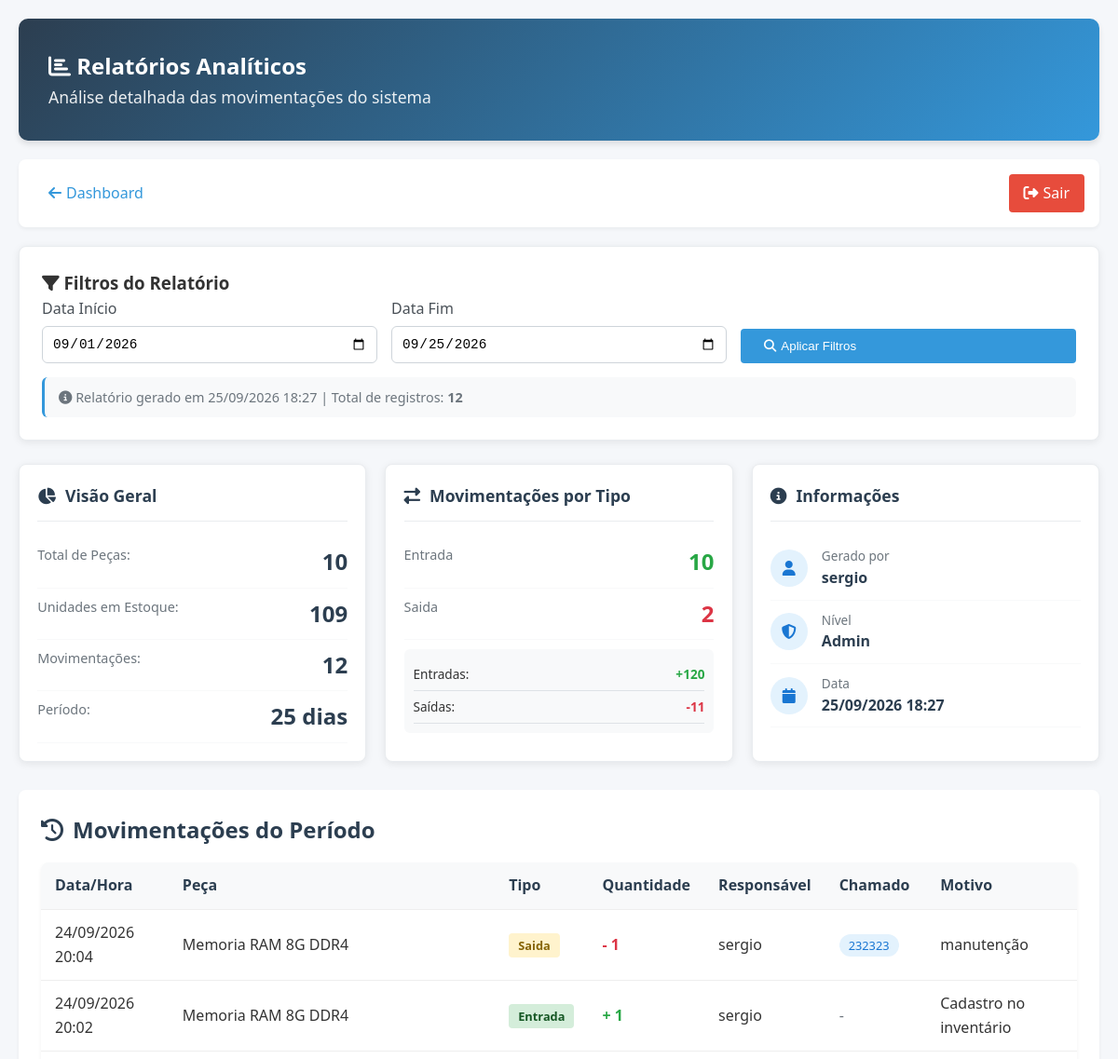
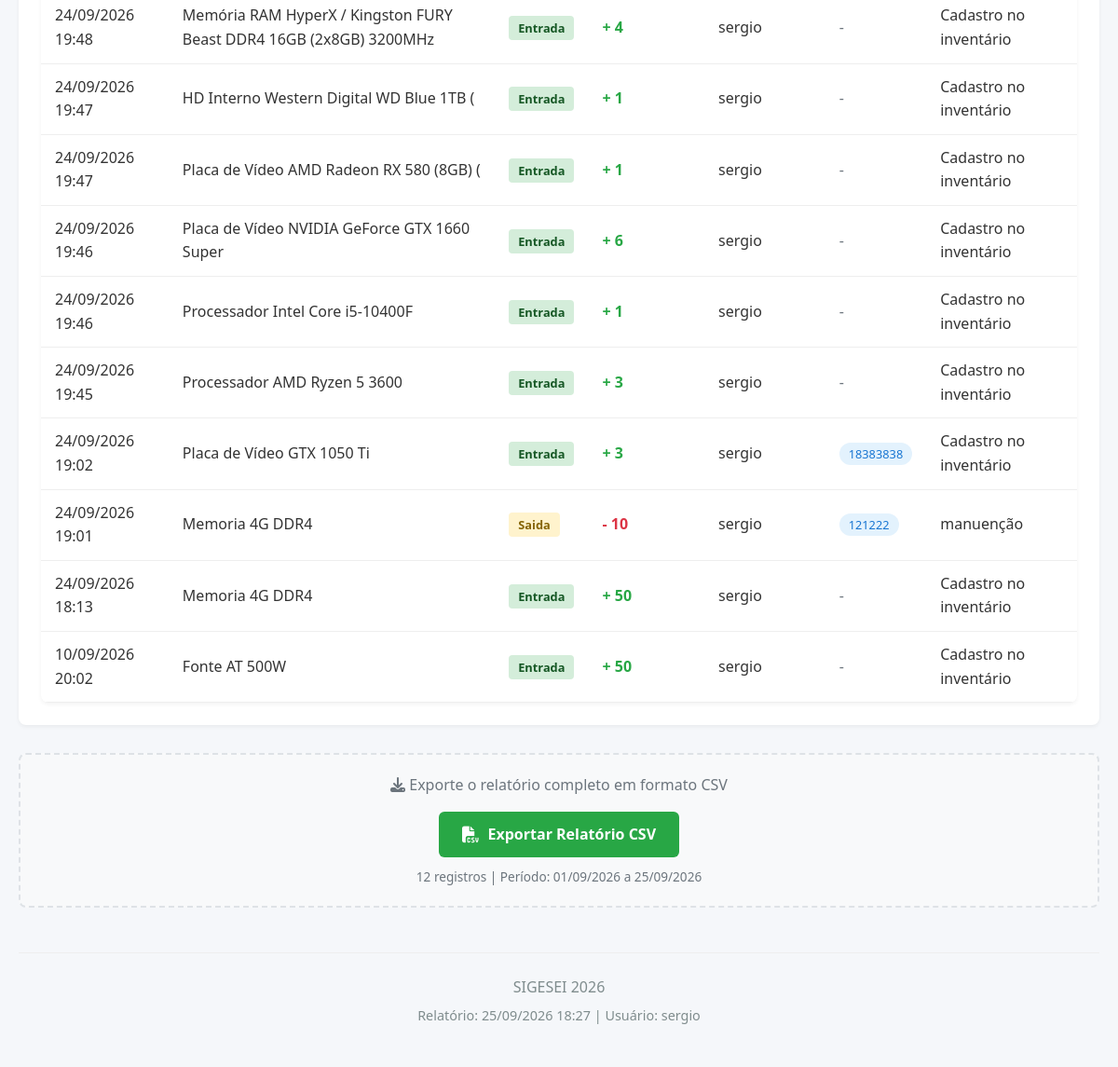
/relatorios.php (signed in), run on the app's committed database (2 pictures, top to bottom).
### tables this page shows
CREATE TABLE `historico` (
  `id` int NOT NULL AUTO_INCREMENT,
  `peca_id` int NOT NULL,
  `tipo_movimentacao` enum('entrada','saida','transferencia','ajuste','uso','descarte') NOT NULL,
  `quantidade` int NOT NULL,
  `quantidade_anterior` int NOT NULL,
  `quantidade_nova` int NOT NULL,
  `responsavel` varchar(100) NOT NULL,
  `usuario_id` int DEFAULT NULL,
  `motivo` varchar(200) DEFAULT NULL,
  `numero_chamado` varchar(50) DEFAULT NULL,
  `observacoes` text,
  `data_movimentacao` timestamp NULL DEFAULT CURRENT_TIMESTAMP,
  PRIMARY KEY (`id`),
  KEY `idx_peca_id` (`peca_id`),
  KEY `idx_data` (`data_movimentacao`),
  KEY `usuario_id` (`usuario_id`),
  CONSTRAINT `historico_ibfk_1` FOREIGN KEY (`peca_id`) REFERENCES `pecas` (`id`) ON DELETE CASCADE,
  CONSTRAINT `historico_ibfk_2` FOREIGN KEY (`usuario_id`) REFERENCES `usuarios` (`id`)
);

CREATE TABLE `pecas` (
  `id` int NOT NULL AUTO_INCREMENT,
  `nome` varchar(200) NOT NULL,
  `descricao` text,
  `categoria_id` int DEFAULT NULL,
  `quantidade` int NOT NULL DEFAULT '0',
  `estado` enum('novo','usado','reparado','danificado') NOT NULL,
  `localizacao` varchar(100) DEFAULT NULL,
  `numero_serie` varchar(100) DEFAULT NULL,
  `data_aquisicao` date DEFAULT NULL,
  `data_cadastro` timestamp NULL DEFAULT CURRENT_TIMESTAMP,
  `observacoes` text,
  `usuario_id` int DEFAULT NULL,
  PRIMARY KEY (`id`),
  KEY `categoria_id` (`categoria_id`),
  KEY `usuario_id` (`usuario_id`),
  CONSTRAINT `pecas_ibfk_1` FOREIGN KEY (`categoria_id`) REFERENCES `categorias` (`id`) ON DELETE SET NULL,
  CONSTRAINT `pecas_ibfk_2` FOREIGN KEY (`usuario_id`) REFERENCES `usuarios` (`id`)
);

### includes/auth.php (called while the page is built, shortened)
<?php
class Auth
{
    public static function estaLogado()
    {
        return isset($_SESSION['usuario_id']) && $_SESSION['usuario_logado'] === true;
    }
    public static function usuarioAtual()
    {
        return [
            'id'    => $_SESSION['usuario_id'],
            'nome'  => $_SESSION['usuario_nome'],
            'email' => $_SESSION['usuario_email'],
            'nivel' => $_SESSION['usuario_nivel'],
        ];
    }
}

### relatorios.php (the view, shortened to what this page needs)
<?php
require_once 'includes/auth.php';
$usuario = Auth::usuarioAtual();
$db = Conexao::getConexao();
$data_inicio = $_GET['data_inicio'] ?? date('Y-m-01');
$data_fim = $_GET['data_fim'] ?? date('Y-m-d');
$sqlTotal = "SELECT COUNT(*) as total FROM pecas";
$stmt = $db->query($sqlTotal);
$totalPecas = $stmt->fetch()['total'];
$sqlEstoque = "SELECT SUM(quantidade) as total FROM pecas";
$stmt = $db->query($sqlEstoque);
$totalEstoque = $stmt->fetch()['total'] ?? 0;
$sql = "SELECT h.*, p.nome as peca_nome
        FROM historico h
        LEFT JOIN pecas p ON h.peca_id = p.id
        WHERE DATE(h.data_movimentacao) BETWEEN :data_inicio AND :data_fim
        ORDER BY h.data_movimentacao DESC";
$stmt = $db->prepare($sql);
$stmt->execute([':data_inicio' => $data_inicio, ':data_fim' => $data_fim]);
$movimentacoes = $stmt->fetchAll();
$sqlTipos = "SELECT tipo_movimentacao, COUNT(*) as quantidade, SUM(h.quantidade) as total
             FROM historico h
             WHERE DATE(h.data_movimentacao) BETWEEN :data_inicio AND :data_fim
             GROUP BY tipo_movimentacao";
$stmt = $db->prepare($sqlTipos);
$stmt->execute([':data_inicio' => $data_inicio, ':data_fim' => $data_fim]);
$estatisticasTipo = $stmt->fetchAll();
?>
<!DOCTYPE html>
<html lang="pt-BR">
<head>
    <link rel="stylesheet" href="css/estilo.css">
    <link rel="stylesheet" href="https://cdnjs.cloudflare.com/ajax/libs/font-awesome/6.4.0/css/all.min.css">
</head>
<body>
    <div class="container">
        <header>
            <h2><i class="fas fa-chart-bar"></i> Relatórios Analíticos</h2>
            <p class="subtitle">Análise detalhada das movimentações do sistema</p>
        </header>
        <nav class="navbar">
	    <a href="index.php"><i class="fas fa-arrow-left"></i> Dashboard</a>
	    <a href="logout.php" style="margin-left: auto; background: #e74c3c; color: white;">
                <i class="fas fa-sign-out-alt"></i> Sair
            </a>
        </nav>
        <main>
            <div class="filtros-form">
                <h3><i class="fas fa-filter"></i> Filtros do Relatório</h3>
                <form method="GET" action="relatorios.php">
                    <div class="filtros-grid">
                        <div>
                            <label style="display: block; margin-bottom: 5px; color: #495057; font-weight: 500;">Data Início</label>
                            <input type="date" name="data_inicio" value="<?php echo $data_inicio; ?>"
                                   style="width: 100%; padding: 10px; border: 1px solid #ced4da; border-radius: 6px; font-size: 0.9rem;">
                        </div>
                        <div>
                            <label style="display: block; margin-bottom: 5px; color: #495057; font-weight: 500;">Data Fim</label>
                            <input type="date" name="data_fim" value="<?php echo $data_fim; ?>"
                                   style="width: 100%; padding: 10px; border: 1px solid #ced4da; border-radius: 6px; font-size: 0.9rem;">
                        </div>
                        <div>
                            <button type="submit" class="btn-primary" style="padding: 11px 25px; width: 100%;">
                                <i class="fas fa-search"></i> Aplicar Filtros
                            </button>
                        </div>
                    </div>
                </form>
                <div class="periodo-info">
                    <i class="fas fa-info-circle"></i>
                    Relatório gerado em <?php echo date('d/m/Y H:i'); ?> |
                    Total de registros: <strong><?php echo count($movimentacoes); ?></strong>
                </div>
            </div>
            <div class="relatorios-container">
                <div class="relatorio-card">
                    <h3><i class="fas fa-chart-pie"></i> Visão Geral</h3>
                    <div class="stat-item">
                        <span class="stat-label">Total de Peças:</span>
                        <span class="stat-value"><?php echo $totalPecas; ?></span>
                    </div>
                    <div class="stat-item">
                        <span class="stat-label">Unidades em Estoque:</span>
                        <span class="stat-value"><?php echo $totalEstoque; ?></span>
                    </div>
                    <div class="stat-item">
                        <span class="stat-label">Movimentações:</span>
                        <span class="stat-value"><?php echo count($movimentacoes); ?></span>
                    </div>
                    <div class="stat-item">
                        <span class="stat-label">Período:</span>
                        <span class="stat-value">
                            <?php
                            $inicio = new DateTime($data_inicio);
                            $fim = new DateTime($data_fim);
                            echo $inicio->diff($fim)->days + 1;
                            ?> dias
                        </span>
                    </div>
                </div>
                <div class="relatorio-card">
                    <h3><i class="fas fa-exchange-alt"></i> Movimentações por Tipo</h3>
                    <?php
                    $totalEntradas = 0;
                    $totalSaidas = 0;
                    foreach ($estatisticasTipo as $estat):
                        if ($estat['tipo_movimentacao'] == 'entrada') {
                            $totalEntradas = $estat['total'];
                        } else {
                            $totalSaidas += $estat['total'];
                        }
                    ?>
                    <div class="stat-item">
                        <span class="stat-label">
                            <?php echo ucfirst($estat['tipo_movimentacao']); ?>
                        </span>
                        <span class="stat-value <?php echo $estat['tipo_movimentacao']; ?>">
                            <?php echo $estat['quantidade']; ?>
                        </span>
                    </div>
                    <?php endforeach; ?>
                    <?php if (!empty($estatisticasTipo)): ?>
                    <div class="top-pecas">
                        <div class="top-item">
                            <span>Entradas:</span>
                            <span style="color: #28a745; font-weight: bold;">+<?php echo $totalEntradas; ?></span>
                        </div>
                        <div class="top-item">
                            <span>Saídas:</span>
                            <span style="color: #dc3545; font-weight: bold;">-<?php echo $totalSaidas; ?></span>
                        </div>
                    </div>
                    <?php endif; ?>
                </div>
                <div class="relatorio-card">
                    <h3><i class="fas fa-info-circle"></i> Informações</h3>
                    <div class="info-item-complexo">
                        <div class="info-icon">
                            <i class="fas fa-user"></i>
                        </div>
                        <div>
                            <div style="color: #6c757d; font-size: 0.85rem;">Gerado por</div>
                            <div style="color: #2c3e50; font-weight: 600;"><?php echo htmlspecialchars($usuario['nome']); ?></div>
                        </div>
                    </div>
                    <div class="info-item-complexo">
                        <div class="info-icon">
                            <i class="fas fa-shield-alt"></i>
                        </div>
                        <div>
                            <div style="color: #6c757d; font-size: 0.85rem;">Nível</div>
                            <div style="color: #2c3e50; font-weight: 600;"><?php echo ucfirst($usuario['nivel']); ?></div>
                        </div>
                    </div>
                    <div class="info-item-complexo">
                        <div class="info-icon">
                            <i class="fas fa-calendar"></i>
                        </div>
                        <div>
                            <div style="color: #6c757d; font-size: 0.85rem;">Data</div>
                            <div style="color: #2c3e50; font-weight: 600;"><?php echo date('d/m/Y H:i'); ?></div>
                        </div>
                    </div>
                </div>
            </div>
            <div class="dashboard-section">
                <h2><i class="fas fa-history"></i> Movimentações do Período</h2>
                <?php if (empty($movimentacoes)): ?>
                    <div class="empty-state">
                        <i class="fas fa-chart-line fa-3x"></i>
                        <h3>Nenhuma movimentação registrada</h3>
                        <p>Não há movimentações no período selecionado.</p>
                    </div>
                <?php else: ?>
                    <div class="table-responsive">
                        <table class="pecas-table">
                            <thead>
                                <tr>
                                    <th>Data/Hora</th>
                                    <th>Peça</th>
                                    <th>Tipo</th>
                                    <th>Quantidade</th>
                                    <th>Responsável</th>
                                    <th>Chamado</th>
                                    <th>Motivo</th>
                                </tr>
                            </thead>
                            <tbody>
                                <?php foreach ($movimentacoes as $mov):
                                    $corTipo = '';
                                    switch($mov['tipo_movimentacao']) {
                                        case 'entrada': $corTipo = 'estado-novo'; break;
                                        case 'saida': $corTipo = 'estado-usado'; break;
                                    }
                                ?>
                                <tr>
                                    <td><?php echo date('d/m/Y H:i', strtotime($mov['data_movimentacao'])); ?></td>
                                    <td><?php echo htmlspecialchars($mov['peca_nome']); ?></td>
                                    <td>
                                        <span class="estado-badge <?php echo $corTipo; ?>">
                                            <?php echo ucfirst($mov['tipo_movimentacao']); ?>
                                        </span>
                                    </td>
                                    <td>
                                        <span style="color: <?php echo $mov['tipo_movimentacao'] == 'entrada' ? '#28a745' : '#dc3545'; ?>; font-weight: bold;">
                                            <?php echo $mov['tipo_movimentacao'] == 'entrada' ? '+' : '-'; ?>
                                            <?php echo $mov['quantidade']; ?>
                                        </span>
                                    </td>
                                    <td><?php echo htmlspecialchars($mov['responsavel']); ?></td>
                                    <td>
                                        <?php if (!empty($mov['numero_chamado'])): ?>
                                            <span class="badge-chamado">
                                                <?php echo htmlspecialchars($mov['numero_chamado']); ?>
                                            </span>
                                        <?php else: ?>
                                            <span style="color: #6c757d;">-</span>
                                        <?php endif; ?>
                                    </td>
                                    <td><?php echo htmlspecialchars($mov['motivo']); ?></td>
                                </tr>
                                <?php endforeach; ?>
                            </tbody>
                        </table>
                    </div>
                <?php endif; ?>
            </div>
            <?php if (!empty($movimentacoes)): ?>
            <div class="export-button-container">
                <p style="margin-bottom: 15px; color: #6c757d;">
                    <i class="fas fa-download"></i>
                    Exporte o relatório completo em formato CSV
                </p>
                <a href="?exportar=csv&data_inicio=<?php echo $data_inicio; ?>&data_fim=<?php echo $data_fim; ?>"
                   class="export-button">
                    <i class="fas fa-file-csv"></i>
                    Exportar Relatório CSV
                </a>
                <p style="margin-top: 10px; font-size: 0.85rem; color: #6c757d;">
                    <?php echo count($movimentacoes); ?> registros |
                    Período: <?php echo date('d/m/Y', strtotime($data_inicio)); ?> a <?php echo date('d/m/Y', strtotime($data_fim)); ?>
                </p>
            </div>
            <?php endif; ?>
        </main>
        <footer>
            <p>SIGESEI <?php echo date('Y'); ?></p>
            <p class="footer-info">
                Relatório: <?php echo date('d/m/Y H:i'); ?> |
                Usuário: <?php echo htmlspecialchars($usuario['nome']); ?>
            </p>
        </footer>
    </div>
</body>
</html>

### data on the page
historico: data_movimentacao "24/09/2026 20:04", peca.nome "Memoria RAM 8G DDR4", tipo_movimentacao "Saida", quantidade "1", responsavel "sergio", numero_chamado "232323", motivo "manutenção"
historico: data_movimentacao "24/09/2026 20:02", peca.nome "Memoria RAM 8G DDR4", tipo_movimentacao "Entrada", quantidade "1", responsavel "sergio", motivo "Cadastro no inventário"
historico: data_movimentacao "24/09/2026 19:48", peca.nome "Memória RAM HyperX / Kingston FURY Beast DDR4 16GB (2x8GB) 3200MHz", tipo_movimentacao "Entrada", quantidade "4", responsavel "sergio", motivo "Cadastro no inventário"
historico: data_movimentacao "24/09/2026 19:47", peca.nome "HD Interno Western Digital WD Blue 1TB (", tipo_movimentacao "Entrada", quantidade "1", responsavel "sergio", motivo "Cadastro no inventário"
historico: data_movimentacao "24/09/2026 19:47", peca.nome "Placa de Vídeo AMD Radeon RX 580 (8GB) (", tipo_movimentacao "Entrada", quantidade "1", responsavel "sergio", motivo "Cadastro no inventário"
historico: data_movimentacao "24/09/2026 19:46", peca.nome "Placa de Vídeo NVIDIA GeForce GTX 1660 Super", tipo_movimentacao "Entrada", quantidade "6", responsavel "sergio", motivo "Cadastro no inventário"
historico: data_movimentacao "24/09/2026 19:46", peca.nome "Processador Intel Core i5-10400F", tipo_movimentacao "Entrada", quantidade "1", responsavel "sergio", motivo "Cadastro no inventário"
historico: data_movimentacao "24/09/2026 19:45", peca.nome "Processador AMD Ryzen 5 3600", tipo_movimentacao "Entrada", quantidade "3", responsavel "sergio", motivo "Cadastro no inventário"
historico: data_movimentacao "24/09/2026 19:02", peca.nome "Placa de Vídeo GTX 1050 Ti", tipo_movimentacao "Entrada", quantidade "3", responsavel "sergio", numero_chamado "18383838", motivo "Cadastro no inventário"
historico: data_movimentacao "24/09/2026 19:01", peca.nome "Memoria 4G DDR4", tipo_movimentacao "Saida", quantidade "10", responsavel "sergio", numero_chamado "121222", motivo "manuenção"
historico: data_movimentacao "24/09/2026 18:13", peca.nome "Memoria 4G DDR4", tipo_movimentacao "Entrada", quantidade "50", responsavel "sergio", motivo "Cadastro no inventário"
historico: data_movimentacao "10/09/2026 20:02", peca.nome "Fonte AT 500W", tipo_movimentacao "Entrada", quantidade "50", responsavel "sergio", motivo "Cadastro no inventário"

### other printed values
count($movimentacoes) "12"
$totalPecas "10"
$totalEstoque "109"
$inicio->diff($fim)->days + 1 "25"
$estat['tipo_movimentacao'] "Entrada"
$estat['quantidade'] "10"
$estat['tipo_movimentacao'] "Saida"
$estat['quantidade'] "2"
$totalEntradas "120"
$totalSaidas "11"
$usuario['nome'] "sergio"
$usuario['nivel'] "Admin"
date('d/m/Y', strtotime($data_inicio)) "01/09/2026"
date('d/m/Y', strtotime($data_fim)) "25/09/2026"
